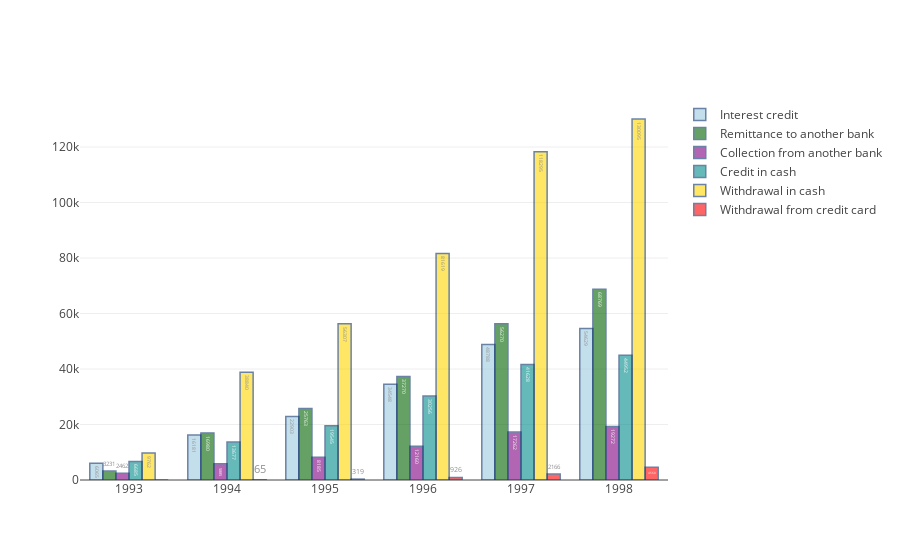

Source (notebook cell):
### Code cell
#plotting number of transactions per year 

x = list (year_trantype_df ['tran_year'].unique()) #years 
y =  list (year_trantype_df [year_trantype_df ['operation'] == 'INTEREST_CREDIT'] ['count']) 
y2 = list (year_trantype_df [year_trantype_df ['operation'] == 'PREVOD NA UCET'] ['count']) 
y3 = list (year_trantype_df [year_trantype_df ['operation'] == 'PREVOD Z UCTU'] ['count']) 
y4 = list (year_trantype_df [year_trantype_df ['operation'] == 'VKLAD'] ['count']) 
y5 = list (year_trantype_df [year_trantype_df ['operation'] == 'VYBER'] ['count']) 
y6 = list (year_trantype_df [year_trantype_df ['operation'] == 'VYBER KARTOU'] ['count']) 

bar1 = go.Bar(
    x=x,
    y=y,
    text= y,
    name = 'Interest credit',
    textposition = 'auto',
    marker=dict(
        color='rgb(158,202,225)',
        line=dict(
            color='rgb(8,48,107)',
            width=1.5),
        ),
    opacity=0.6
)

bar2 = go.Bar(
    x=x,
    y=y2,
    text=y2,
    name = 'Remittance to another bank',
    textposition = 'auto',
    marker=dict(
        color='rgb(0,100,0)',
        line=dict(
            color='rgb(8,48,107)',
            width=1.5),
        ),
    opacity=0.6
)

bar3 = go.Bar(
    x=x,
    y=y3,
    text=y3,
    name = 'Collection from another bank',
    textposition = 'auto',
    marker=dict(
        color='rgb(128,0,128)',
        line=dict(
            color='rgb(8,48,107)',
            width=1.5),
        ),
    opacity=0.6
)

bar4 = go.Bar(
    x=x,
    y=y4,
    text=y4,
    name = 'Credit in cash',
    textposition = 'auto',
    marker=dict(
        color='rgb(0,139,139)',
        line=dict(
            color='rgb(8,48,107)',
            width=1.5),
        ),
    opacity=0.6
)

bar5 = go.Bar(
    x=x,
    y=y5,
    text=y5,
    name = 'Withdrawal in cash',
    textposition = 'auto',
    marker=dict(
        color='rgb(255,215,0)',
        line=dict(
            color='rgb(8,48,107)',
            width=1.5),
        ),
    opacity=0.6
)

bar6 = go.Bar(
    x=x,
    y=y6,
    text=y6,
    name = 'Withdrawal from credit card',
    textposition = 'auto',
    marker=dict(
        color='rgb(255,0,0)',
        line=dict(
            color='rgb(8,48,107)',
            width=1.5),
        ),
    opacity=0.6
)

data = [bar1, bar2, bar3, bar4, bar5, bar6]

py.iplot(data, filename='grouped-bar-direct-labels')

### Figure 1 — Plotly figure (JSON) as saved in the notebook; plotly's stock layout.template omitted (floating-point values rounded to 4 significant figures)
{"data": [{"marker": {"color": "rgb(158,202,225)", "line": {"color": "rgb(8,48,107)", "width": 1.5}}, "name": "Interest credit", "opacity": 0.6, "text": ["6065", "16181", "22903", "34548", "48788", "54629"], "textposition": "auto", "type": "bar", "uid": "e5324ba1-ea4c-419e-b02c-d89a2fa5e139", "x": [1993, 1994, 1995, 1996, 1997, 1998], "y": [6065, 16181, 22903, 34548, 48788, 54629]}, {"marker": {"color": "rgb(0,100,0)", "line": {"color": "rgb(8,48,107)", "width": 1.5}}, "name": "Remittance to another bank", "opacity": 0.6, "text": ["3231", "16980", "25763", "37270", "56270", "68769"], "textposition": "auto", "type": "bar", "uid": "bc6b6bbc-c0ab-43da-a97e-7c84f9159ecb", "x": [1993, 1994, 1995, 1996, 1997, 1998], "y": [3231, 16980, 25763, 37270, 56270, 68769]}, {"marker": {"color": "rgb(128,0,128)", "line": {"color": "rgb(8,48,107)", "width": 1.5}}, "name": "Collection from another bank", "opacity": 0.6, "text": ["2462", "5885", "8185", "12160", "17262", "19272"], "textposition": "auto", "type": "bar", "uid": "15a7e052-6729-442c-a829-17fe6c970531", "x": [1993, 1994, 1995, 1996, 1997, 1998], "y": [2462, 5885, 8185, 12160, 17262, 19272]}, {"marker": {"color": "rgb(0,139,139)", "line": {"color": "rgb(8,48,107)", "width": 1.5}}, "name": "Credit in cash", "opacity": 0.6, "text": ["6685", "13677", "19545", "30256", "41628", "44952"], "textposition": "auto", "type": "bar", "uid": "a12e7f9f-2d90-4575-a461-f547b17481dd", "x": [1993, 1994, 1995, 1996, 1997, 1998], "y": [6685, 13677, 19545, 30256, 41628, 44952]}, {"marker": {"color": "rgb(255,215,0)", "line": {"color": "rgb(8,48,107)", "width": 1.5}}, "name": "Withdrawal in cash", "opacity": 0.6, "text": ["9762", "38840", "56307", "81619", "118295", "130095"], "textposition": "auto", "type": "bar", "uid": "dc5b4423-c697-421c-9703-954ce4e9a9ab", "x": [1993, 1994, 1995, 1996, 1997, 1998], "y": [9762, 38840, 56307, 81619, 118295, 130095]}, {"marker": {"color": "rgb(255,0,0)", "line": {"color": "rgb(8,48,107)", "width": 1.5}}, "name": "Withdrawal from credit card", "opacity": 0.6, "text": ["0", "65", "319", "926", "2166", "4560"], "textposition": "auto", "type": "bar", "uid": "4b66180c-f168-4716-bc2a-ee75bf7f5e93", "x": [1993, 1994, 1995, 1996, 1997, 1998], "y": [0, 65, 319, 926, 2166, 4560]}], "layout": {}}
